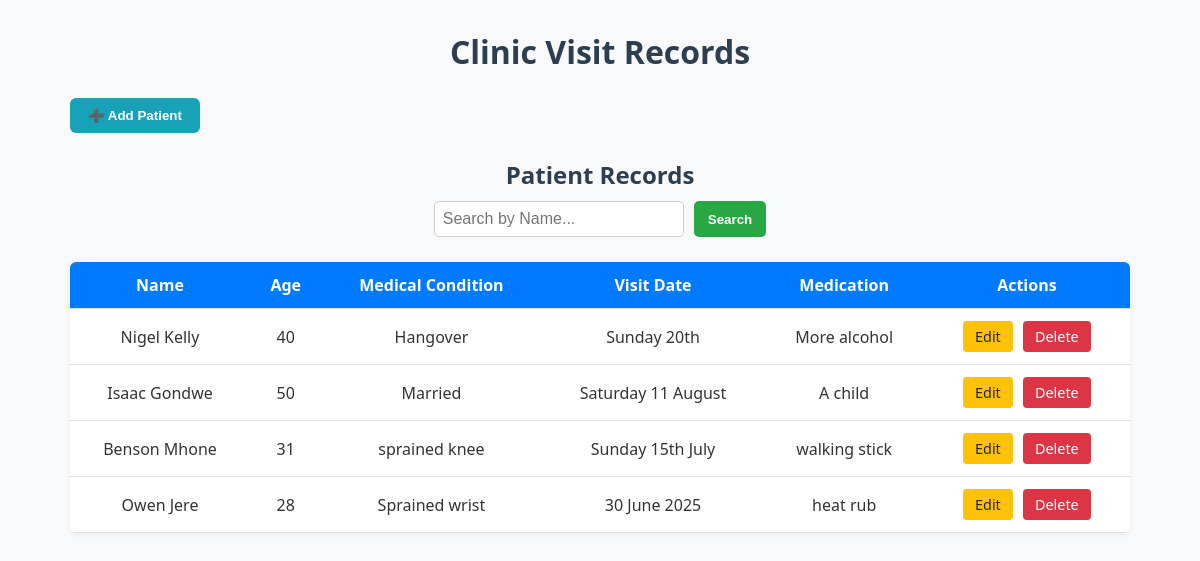
The page / on the database its author committed.
### tables this page shows
CREATE TABLE patient_records (
        id INTEGER PRIMARY KEY AUTOINCREMENT,
        name TEXT, 
        age INTEGER, 
        condition TEXT,
        visit_date TEXT,
        prescribed TEXT
    );

### index.php (the view, shortened to what this page needs)
<?php
require 'setup.php';
$search = $_GET['search'] ?? '';
if ($search) {
    $stmt = $db->prepare("SELECT * FROM patient_records WHERE name LIKE ? ORDER BY id DESC");
    $stmt->execute(['%' . $search . '%']);
    $pt_records = $stmt->fetchAll(PDO::FETCH_ASSOC);
} else {
    $pt_records = $db->query("SELECT * FROM patient_records ORDER BY id DESC")->fetchAll(PDO::FETCH_ASSOC);
}
?>
<!DOCTYPE html>
<html lang="en">
<head>
    <link rel="stylesheet" href="style.css" />
</head>
<body>
    <h1>Clinic Visit Records</h1>
    <button class="toggle-btn" onclick="toggleForm()">➕ Add Patient</button>
    <h2>Patient Records</h2>
    <form method="GET" action="index.php" class="search-bar">
        <input
            type="text"
            name="search"
            placeholder="Search by Name..."
            value="<?= htmlspecialchars($_GET['search'] ?? '') ?>"
        />
        <button type="submit">Search</button>
    </form>
    <table>
        <thead>
            <tr>
                <th>Name</th>
                <th>Age</th>
                <th>Medical Condition</th>
                <th>Visit Date</th>
                <th>Medication</th>
                <th>Actions</th>
            </tr>
        </thead>
        <tbody>
            <?php foreach ($pt_records as $pt): ?>
            <tr>
                <td><?= htmlspecialchars($pt['name']) ?></td>
                <td><?= htmlspecialchars($pt['age']) ?></td>
                <td><?= htmlspecialchars($pt['condition']) ?></td>
                <td><?= htmlspecialchars($pt['visit_date']) ?></td>
                <td><?= htmlspecialchars($pt['prescribed']) ?></td>
                <td>
                    <a href="edit.php?id=<?= $pt['id'] ?>" class="edit">Edit</a>
                    <a href="delete.php?id=<?= $pt['id'] ?>" class="delete" onclick="return confirm('Delete this record?')">Delete</a>
                </td>
            </tr>
            <?php endforeach; ?>
        </tbody>
    </table>
</body>
</html>

### style.css (style rules this page uses)
* { margin: 0; padding: 0; box-sizing: border-box; }
body { font-family: "Segoe UI", Tahoma, Geneva, Verdana, sans-serif; background-color: #f8f9fa; color: #333; padding: 30px 20px; max-width: 1100px; margin: auto; }
h1, h2 { text-align: center; margin-bottom: 10px; color: #2c3e50; }
.toggle-btn { display: inline-block; margin: 15px auto 25px auto; padding: 10px 18px; background-color: #17a2b8; color: white; font-weight: 700; border: none; border-radius: 6px; cursor: pointer; transition: background 0.3s; }
.search-bar { display: flex; justify-content: center; gap: 10px; margin-bottom: 25px; flex-wrap: wrap; }
.search-bar input { padding: 8px; width: 250px; border: 1px solid #ccc; border-radius: 5px; font-size: 1rem; }
.search-bar button { padding: 8px 14px; background-color: #28a745; color: white; border: none; border-radius: 5px; font-weight: 700; cursor: pointer; transition: background 0.3s; }
table { width: 100%; border-collapse: collapse; background-color: white; box-shadow: 0 2px 5px rgba(0, 0, 0, 0.05); border-radius: 6px; overflow: hidden; }
thead { background-color: #007bff; color: white; font-weight: 700; }
th, td { padding: 12px; text-align: center; border-bottom: 1px solid #ddd; font-size: 1rem; }
td a.edit { background-color: #ffc107; color: #212529; padding: 6px 12px; border-radius: 4px; text-decoration: none; font-size: 0.9rem; margin: 0 3px; display: inline-block; transition: background-color 0.3s; }
td a.delete { background-color: #dc3545; color: #fff; padding: 6px 12px; border-radius: 4px; text-decoration: none; font-size: 0.9rem; margin: 0 3px; display: inline-block; transition: background-color 0.3s; }

### rows shown on the page
patient_records: name "Nigel Kelly", age "40", condition "Hangover", visit_date "Sunday 20th", prescribed "More alcohol"
patient_records: name "Isaac Gondwe", age "50", condition "Married", visit_date "Saturday 11 August", prescribed "A child"
patient_records: name "Benson Mhone", age "31", condition "sprained knee", visit_date "Sunday 15th July", prescribed "walking stick"
patient_records: name "Owen Jere", age "28", condition "Sprained wrist", visit_date "30 June 2025", prescribed "heat rub"
